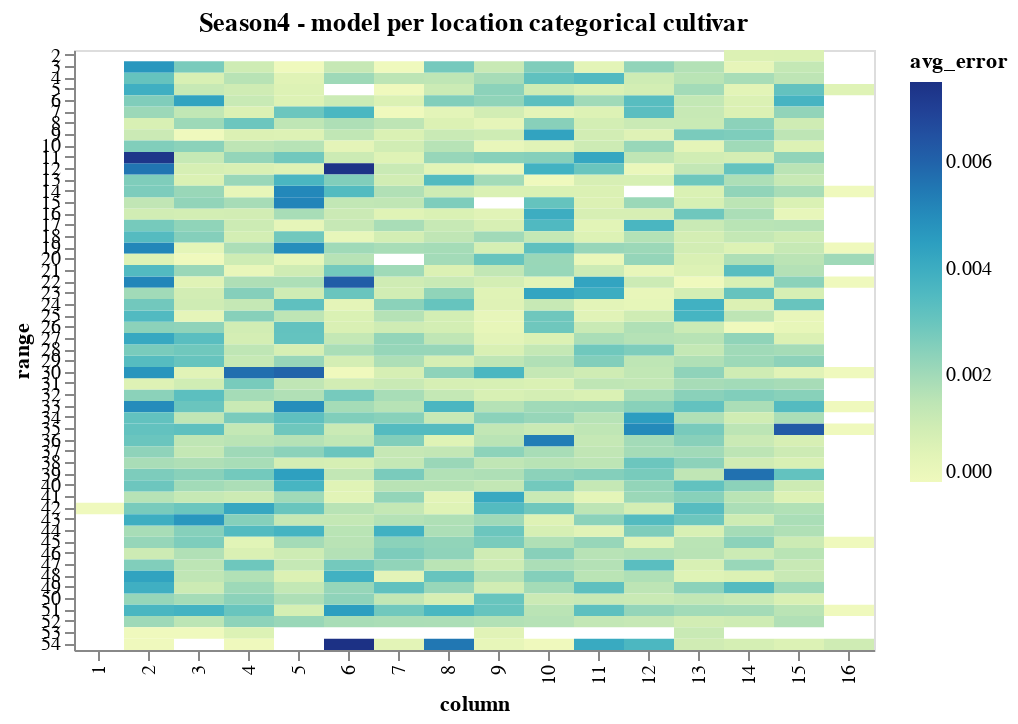

Notebook code cell kept with this figure:
### Code cell
import altair as alt
alt.Chart(plotdf, title="Season4 - model per location categorical cultivar").mark_rect().encode(
    x='column:O',
    y='range:O',
    color='avg_error',
    tooltip=[
        alt.Tooltip('cultivar:Q', title='Cultivar'),
        alt.Tooltip('avg_error:Q', title='Avg Err %'),
        alt.Tooltip('range:O',title='range'),
        alt.Tooltip('column:O',title='column')
    ]
)

### Figure 1 — Vega-Lite specification as saved in the notebook (floating-point values rounded to 4 significant figures; data arrays with more than 128 entries replaced by an {"elided": "..."} marker saying what was removed)
{"$schema": "https://vega.github.io/schema/vega-lite/v2.4.3.json", "config": {"view": {"height": 300, "width": 400}}, "data": {"values": {"elided": "727 records"}}, "encoding": {"color": {"field": "avg_error", "type": "quantitative"}, "tooltip": [{"field": "cultivar", "title": "Cultivar", "type": "quantitative"}, {"field": "avg_error", "title": "Avg Err %", "type": "quantitative"}, {"field": "range", "title": "range", "type": "ordinal"}, {"field": "column", "title": "column", "type": "ordinal"}], "x": {"field": "column", "type": "ordinal"}, "y": {"field": "range", "type": "ordinal"}}, "mark": "rect", "title": "Season4 - model per location categorical cultivar"}
